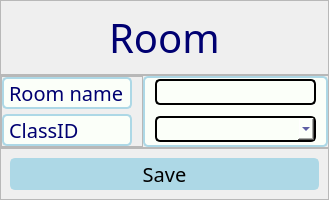
               <widget class="QWidget" name="page15">
                <layout class="QVBoxLayout" name="verticalLayout_25">
                 <property name="spacing">
                  <number>0</number>
                 </property>
                 <property name="leftMargin">
                  <number>0</number>
                 </property>
                 <property name="topMargin">
                  <number>0</number>
                 </property>
                 <property name="rightMargin">
                  <number>0</number>
                 </property>
                 <property name="bottomMargin">
                  <number>0</number>
                 </property>
                 <item alignment="Qt::AlignVCenter">
                  <widget class="QFrame" name="frame_48">
                   <property name="frameShape">
                    <enum>QFrame::StyledPanel</enum>
                   </property>
                   <property name="frameShadow">
                    <enum>QFrame::Raised</enum>
                   </property>
                   <layout class="QVBoxLayout" name="verticalLayout_27">
                    <item alignment="Qt::AlignHCenter">
                     <widget class="QLabel" name="label_6">
                      <property name="font">
                       <font>
                        <family>Arial Rounded MT Bold</family>
                        <pointsize>30</pointsize>
                       </font>
                      </property>
                      <property name="styleSheet">
                       <string notr="true">color: rgb(0, 0, 113);</string>
                      </property>
                      <property name="text">
                       <string>Room</string>
                      </property>
                     </widget>
                    </item>
                   </layout>
                  </widget>
                 </item>
                 <item>
                  <widget class="QFrame" name="frame_49">
                   <property name="frameShape">
                    <enum>QFrame::StyledPanel</enum>
                   </property>
                   <property name="frameShadow">
                    <enum>QFrame::Raised</enum>
                   </property>
                   <layout class="QHBoxLayout" name="horizontalLayout_22">
                    <property name="spacing">
                     <number>0</number>
                    </property>
                    <property name="leftMargin">
                     <number>0</number>
                    </property>
                    <property name="topMargin">
                     <number>0</number>
                    </property>
                    <property name="rightMargin">
                     <number>0</number>
                    </property>
                    <property name="bottomMargin">
                     <number>0</number>
                    </property>
                    <item>
                     <widget class="QFrame" name="frame_64">
                      <property name="frameShape">
                       <enum>QFrame::StyledPanel</enum>
                      </property>
                      <property name="frameShadow">
                       <enum>QFrame::Raised</enum>
                      </property>
                      <layout class="QVBoxLayout" name="verticalLayout_28">
                       <property name="spacing">
                        <number>5</number>
                       </property>
                       <property name="leftMargin">
                        <number>0</number>
                       </property>
                       <property name="topMargin">
                        <number>0</number>
                       </property>
                       <property name="rightMargin">
                        <number>10</number>
                       </property>
                       <property name="bottomMargin">
                        <number>0</number>
                       </property>
                       <item>
                        <widget class="QLabel" name="label_7">
                         <property name="font">
                          <font>
                           <family>Arial Rounded MT Bold</family>
                           <pointsize>15</pointsize>
                          </font>
                         </property>
                         <property name="styleSheet">
                          <string notr="true">color: rgb(0, 0, 113);border: 2px solid  lightblue;
border-radius: 5px;
background-color: rgb(251, 255, 249);</string>
                         </property>
                         <property name="text">
                          <string>Room name</string>
                         </property>
                        </widget>
                       </item>
                       <item>
                        <widget class="QLabel" name="label_25">
                         <property name="font">
                          <font>
                           <family>Arial Rounded MT Bold</family>
                           <pointsize>15</pointsize>
                          </font>
                         </property>
                         <property name="styleSheet">
                          <string notr="true">color: rgb(0, 0, 113);border: 2px solid  lightblue;
border-radius: 5px;
background-color: rgb(251, 255, 249);</string>
                         </property>
                         <property name="text">
                          <string>ClassID</string>
                         </property>
                        </widget>
                       </item>
                      </layout>
                     </widget>
                    </item>
                    <item>
                     <widget class="QFrame" name="frame_65">
                      <property name="styleSheet">
                       <string notr="true">color: rgb(0, 0, 113);border: 2px solid  lightblue;
border-radius: 5px;
background-color: rgb(251, 255, 249);</string>
                      </property>
                      <property name="frameShape">
                       <enum>QFrame::StyledPanel</enum>
                      </property>
                      <property name="frameShadow">
                       <enum>QFrame::Raised</enum>
                      </property>
                      <layout class="QVBoxLayout" name="verticalLayout_43">
                       <property name="spacing">
                        <number>10</number>
                       </property>
                       <property name="leftMargin">
                        <number>10</number>
                       </property>
                       <property name="topMargin">
                        <number>0</number>
                       </property>
                       <property name="rightMargin">
                        <number>10</number>
                       </property>
                       <property name="bottomMargin">
                        <number>0</number>
                       </property>
                       <item>
                        <widget class="QLineEdit" name="lineEdit_13">
                         <property name="font">
                          <font>
                           <pointsize>13</pointsize>
                          </font>
                         </property>
                         <property name="styleSheet">
                          <string notr="true">border: 2px solid  ;
border-radius: 5px;
background-color: rgb(251, 255, 249);</string>
                         </property>
                        </widget>
                       </item>
                       <item>
                        <widget class="QComboBox" name="comboBox_7">
                         <property name="font">
                          <font>
                           <pointsize>13</pointsize>
                          </font>
                         </property>
                         <property name="styleSheet">
                          <string notr="true">border: 2px solid  ;
border-radius: 5px;
background-color: rgb(251, 255, 249);</string>
                         </property>
                        </widget>
                       </item>
                      </layout>
                     </widget>
                    </item>
                   </layout>
                  </widget>
                 </item>
                 <item alignment="Qt::AlignTop">
                  <widget class="QFrame" name="frame_50">
                   <property name="frameShape">
                    <enum>QFrame::StyledPanel</enum>
                   </property>
                   <property name="frameShadow">
                    <enum>QFrame::Raised</enum>
                   </property>
                   <layout class="QVBoxLayout" name="verticalLayout_26">
                    <item>
                     <widget class="QPushButton" name="pushButton_11">
                      <property name="font">
                       <font>
                        <family>Arial Rounded MT Bold</family>
                        <pointsize>15</pointsize>
                       </font>
                      </property>
                      <property name="styleSheet">
                       <string notr="true">border: 2px solid lightblue ;
border-radius: 5px;
background-color: rgb(251, 255, 249);
background-color: rgb(173, 216, 230);</string>
                      </property>
                      <property name="text">
                       <string>Save</string>
                      </property>
                      <property name="shortcut">
                       <string>Return</string>
                      </property>
                     </widget>
                    </item>
                   </layout>
                  </widget>
                 </item>
                </layout>
               </widget>
